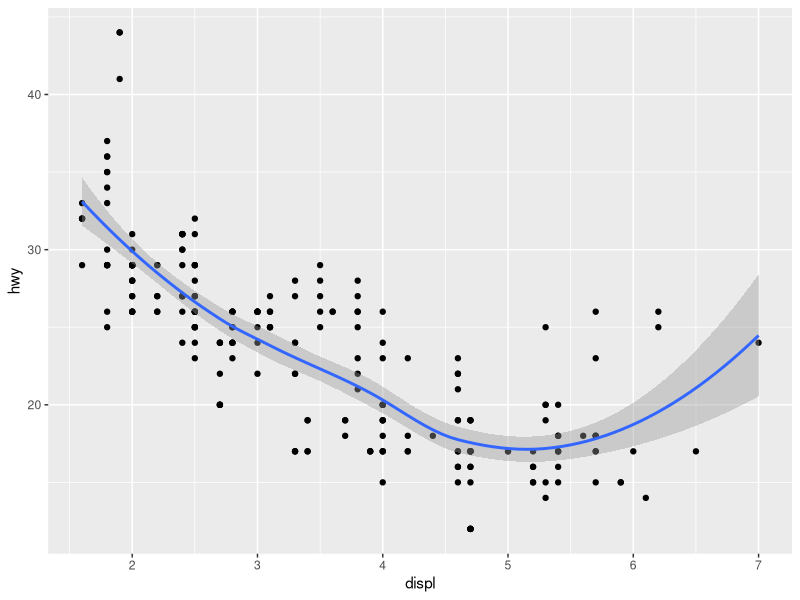
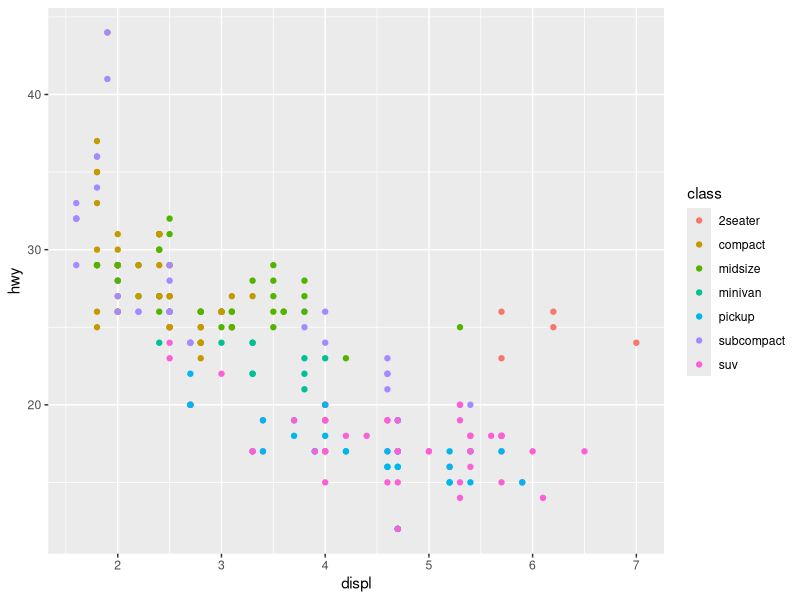
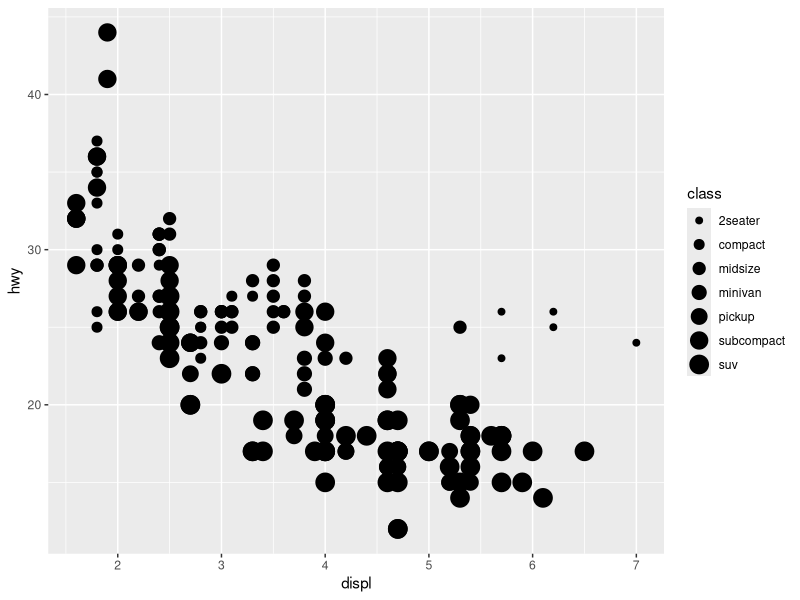
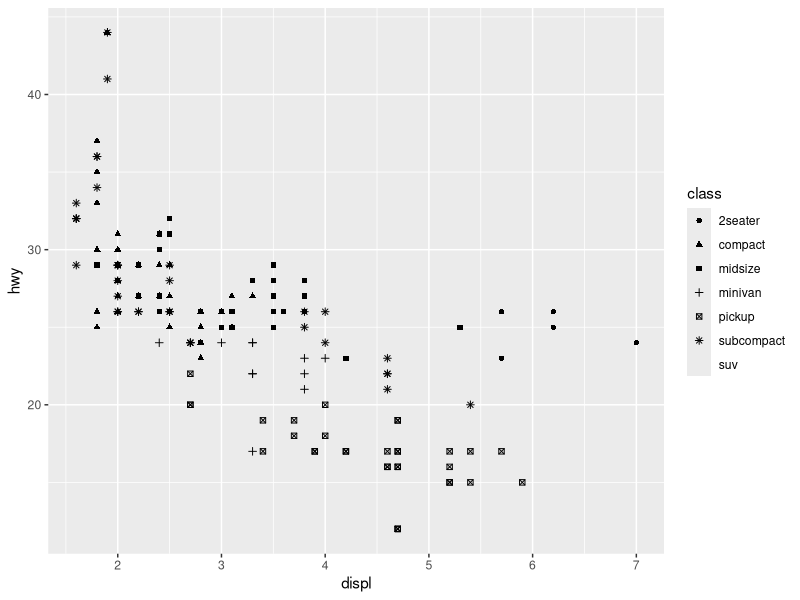
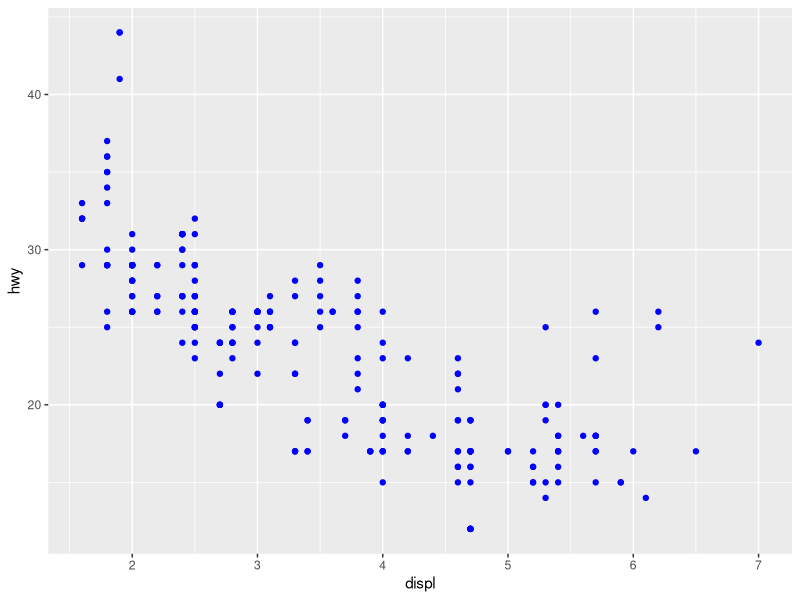
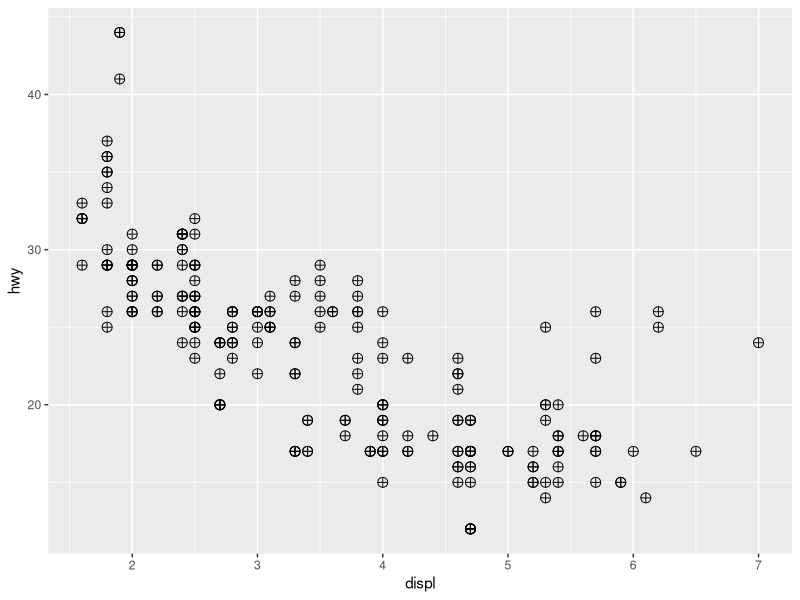
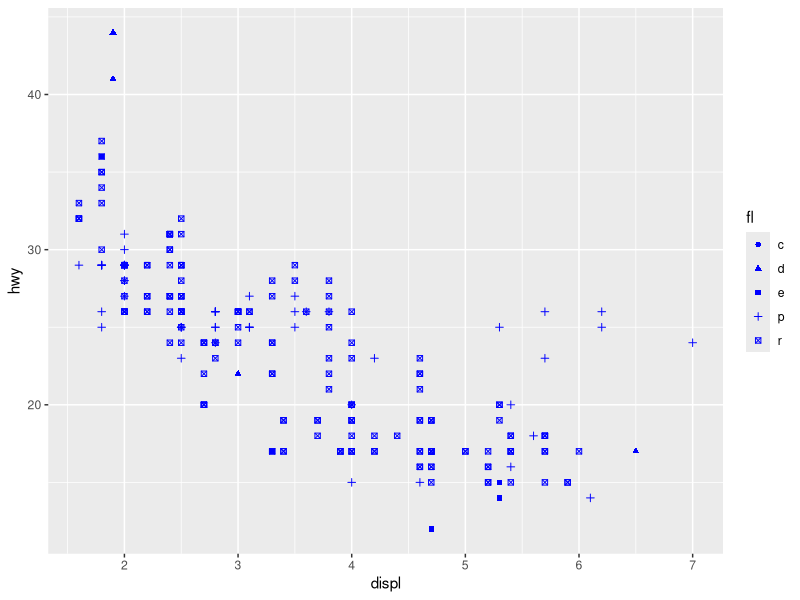
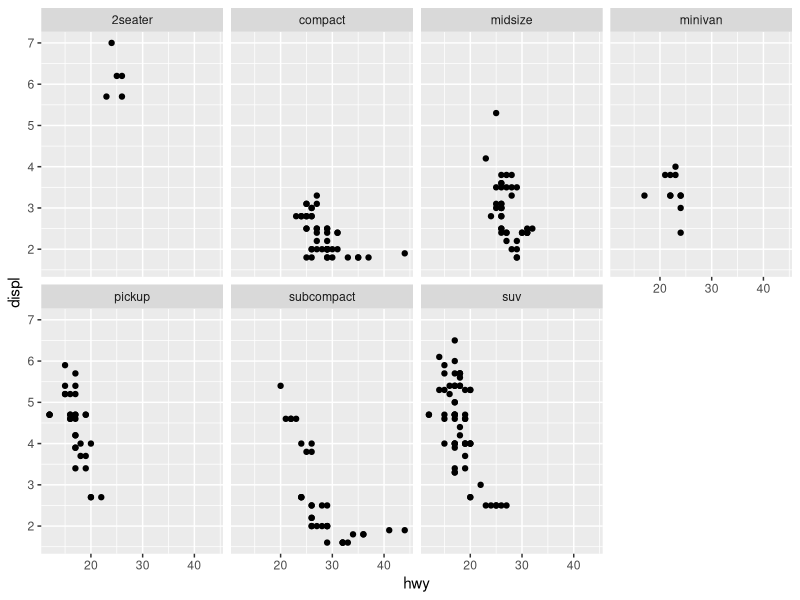

The R script that drew these images, in order:
## ---- chunk 1
# Load Libraries

library(tidyverse)


## ---- chunk 2
ggplot(data = mpg, aes(x = displ, y = hwy)) + geom_point() + geom_smooth()

## ---- chunk 3
ggplot(data = mpg, aes(x = displ, y = hwy, color = class)) + 
  geom_point()
## ---- chunk 4
ggplot(data = mpg, aes(x = displ, y = hwy, size = class)) + 
  geom_point()
ggplot(data = mpg, aes(x = displ, y = hwy, shape = class)) + 
  geom_point()
## ---- chunk 5
ggplot(data = mpg, aes(x = displ, y = hwy)) + 
  geom_point(color = "blue")
## ---- chunk 6
ggplot(data = mpg, aes(x = displ, y = hwy)) + 
  geom_point(size = 3, shape = 10)
## ---- chunk 7
ggplot(data = mpg, aes(x = displ, y = hwy, shape = fl)) + 
  geom_point(color = "blue")
## ---- chunk 8
ggplot(data = mpg, aes(x = hwy, y = displ)) + geom_point() + facet_wrap(~ class, nrow = 2)
## ---- chunk 9
ggplot(data = mpg) + geom_point(mapping = aes(x = displ, y = hwy)) + facet_grid(drv~ class)
## ---- chunk 10
ggplot(data = mpg, aes(x = displ, y = hwy)) + geom_point() + geom_smooth(se = FALSE)
## ---- chunk 11
ggplot(data = mpg, aes(x = displ, y = hwy, linetype = drv)) + geom_smooth()
## ---- chunk 12
ggplot(data = mpg, aes(x = displ, y = hwy, linetype = drv)) + geom_smooth(show.legend = FALSE)

## ---- chunk 13
ggplot(data = mpg, aes(x = displ, y = hwy, linetype = drv)) + geom_point(aes(color = class)) + geom_smooth()

## ---- chunk 14
ggplot(data = mpg, aes(x = displ, y = hwy)) + geom_point(aes(color = class)) + geom_smooth()

## ---- chunk 15
ggplot(data = mpg, aes(x = cty, y = hwy)) + geom_point(data = filter(mpg, class == "subcompact" | class == "suv")) + geom_smooth(data = filter(mpg, class == "subcompact" | class == "suv"), se = FALSE)
                                                                                                         
